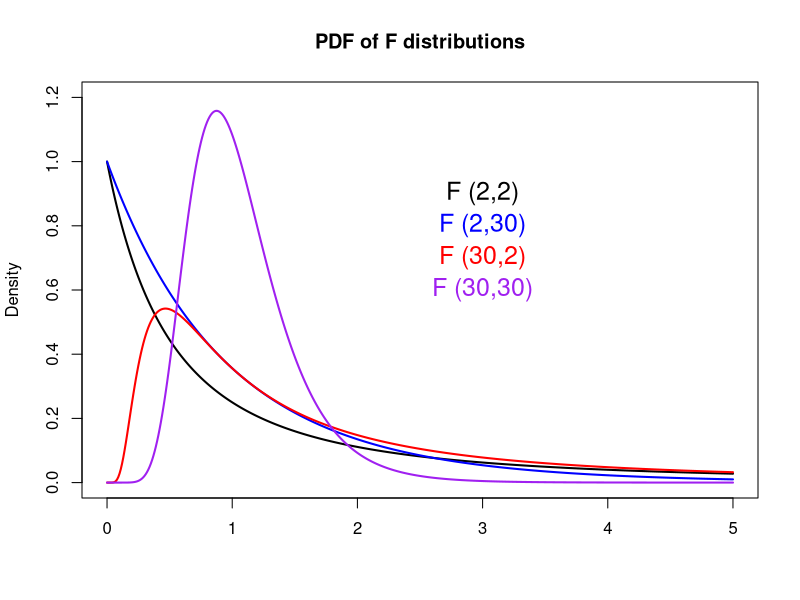
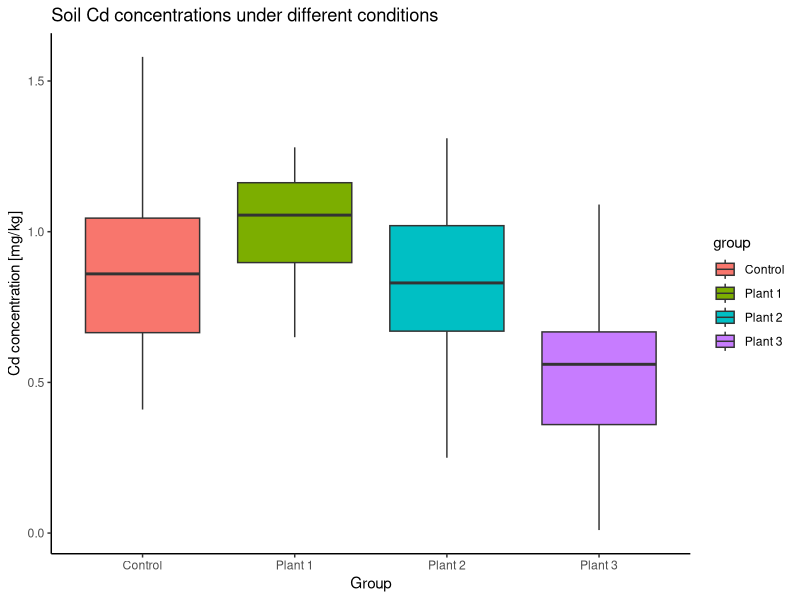

Here is the R script that generated these plots, in order:
## ---- chunk 1
library(ggplot2)

## ---- chunk 2

# Make a vector from 0 to 5, with a step of 0.01 
x        <- seq(0, 5.0, by=0.01)

# Get the density for each element in x
# Set the degrees of freedom to be (2,2)
density1 <- df(x, df1=2, df2=2)
# Plot Density
plot(x, density1, col="black", xlab="", ylab="Density", 
     type="l", lwd=2, cex=2, 
     xlim=c(0, 5.0), ylim=c(0,1.2),
     main="PDF of F distributions")

# Get and plot the density from another F distribution
# Set the degrees of freedom to be (2,30)
density2 <- df(x, df1=2, df2=30)
lines(x, density2, col="blue", xlab="", ylab="", 
      type="l", lwd=2, cex=2)

# Get and plot the density from another F distribution
# Set the degrees of freedom to be (30,2)
density3 <- df(x, df1=30, df2=2)
lines(x, density3, col="red", xlab="", ylab="", 
      type="l", lwd=2, cex=2)

# Get and plot the density from another F distribution
# Set the degrees of freedom to be (30,30)
density4 <- df(x, df1=30, df2=30)
lines(x, density4, col="purple", xlab="", ylab="", 
      type="l", lwd=2, cex=2)

# Add legends
text(3, 0.90, "F (2,2)",   col="black",  cex=1.5)
text(3, 0.80, "F (2,30)",  col="blue",   cex=1.5)
text(3, 0.70, "F (30,2)",  col="red",    cex=1.5)
text(3, 0.60, "F (30,30)", col="purple", cex=1.5)
## ---- chunk 3
# Sub-samples
Control  <- c(0.64, 0.91, 0.84, 0.41, 1.58, 0.48, 0.88, 0.74, 1.09, 1.28)
P1       <- c(1.20, 1.17, 0.76, 0.92, 0.65, 1.14, 1.05, 1.28, 0.89, 1.06)
P2       <- c(0.25, 1.31, 0.43, 1.18, 1.02, 0.83, 1.02, 0.66, 0.70, 0.83)
P3       <- c(0.63, 0.30, 0.49, 0.01, 0.63, 0.69, 0.68, 0.34, 1.09, 0.42)

# Number of levels
M        <- 4

# The overall sample and its size
Sample   <- c(Control,P1,P2,P3)

# Get sample size and degrees of freedom for each sub-sample
n1       <- length(Control)
df1      <- n1 -1
n2       <- length(P1)
df2      <- n2 -1
n3       <- length(P2)
df3      <- n3 -1
n4       <- length(P3)
df4      <- n4 -1

# The overall sample size
N        <- n1 + n2 + n3 + n4

# Make data frame
Cd_data  <- data.frame(Cd=c(Control, P1, P2, P3),
                       group=c(rep("Control", length(Control)),
                              rep("Plant 1", length(P1)),
                              rep("Plant 2", length(P2)),
                              rep("Plant 3", length(P3)) ))

# Compare boxplots
ggplot(Cd_data, aes(x=group, y=Cd, fill=group)) +
  geom_boxplot() +
  labs(title="Soil Cd concentrations under different conditions", 
       x="Group", y="Cd concentration [mg/kg]") +
  theme_classic()

# Degrees of freedoms of variability between groups
df_B     <- M-1

# Degrees of freedoms of variability within groups
df_W     <- N - M

# Compute SST
SST      <- sd(Sample)^2*(N-1)

# Compute SSW
SSW      <- sd(Control)^2*(n1-1) +
           sd(P1)^2*(n2-1) +
           sd(P2)^2*(n3-1) +
           sd(P3)^2*(n4-1)

# Compute SSB
SSB      <- n1*(mean(Control)-mean(Sample))^2 +
           n2*(mean(P1)-mean(Sample))^2 +
           n3*(mean(P2)-mean(Sample))^2 +
           n4*(mean(P3)-mean(Sample))^2

# Check SST = SSB + SSW
SST -SSB - SSW

# Get F-statistic
MSB      <- SSB/df_B
MSW      <- SSW/df_W
F_ratio  <- MSB/MSW

# Find the p-value
# The pf() function gives the Cumulative Distribution Function (CDF) 
# of the F distribution in R, which is the probability that 
# the variable takes a value lower or equal to a threshold (here F_ratio).
# Here we that 1-pf to get the probability that the 
# variable takes a value higher than the threshold (F_ratio).
P_value  <- 1 - pf(F_ratio, df1=df_B, df2=df_W)

print(P_value)

## ---- chunk 4
oneway.test(Cd ~ group, data=Cd_data, var.equal=T) 
## ---- chunk 5
res_aov <- aov(Cd ~ group, data=Cd_data)
summary(res_aov)
